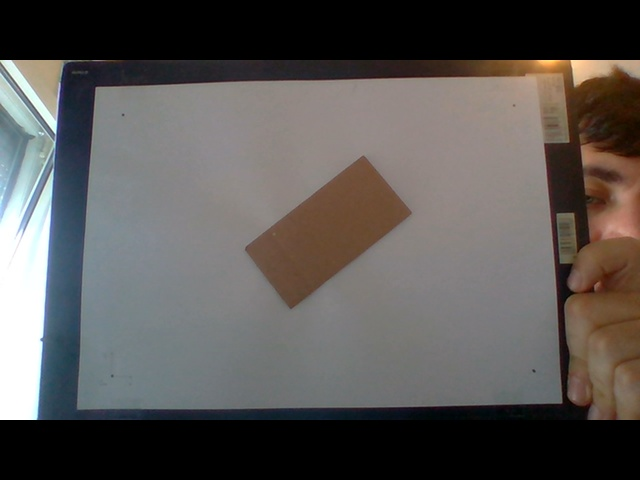
//> input picture LV3/Scene_Img.jpg, 640 x 480 px
$ ./LV3   (built with g++ and OpenCV 4)
//> lines starting //> are read from the running program, lines starting //| are printed output that depends on the picture; after the words box and inside, x2 and y2 are one past the last pixel; in counts of white or black regions, pixels touching at a corner belong together
#include "opencv2/imgcodecs.hpp"
#include "opencv2/highgui.hpp"
#include "opencv2/imgproc.hpp"
#include "opencv2/calib3d.hpp"
#include "opencv2/core.hpp"
#include <iostream>
#include <cmath>

using namespace cv;
using namespace std;

int cnt(0);

struct Data1 {

	Mat img, img_copy;
	vector<Point> points;

};

struct Data2 {

	Mat img, cameraMatrix, distCoeffs, rmat, tvec;
	vector<Point3f> object_points;
	vector<Point2f> img_points;

};

// [144 lines left out: functions onMouse, onMouse2, not called in this run]

int main(int argc, char** argv) {

	//First CameraCalib folder is located two folders above current location

	Mat edges, coloredEdges, scene = imread("../../CameraCalib/CameraCalib/Scene_Img.jpg", IMREAD_GRAYSCALE);
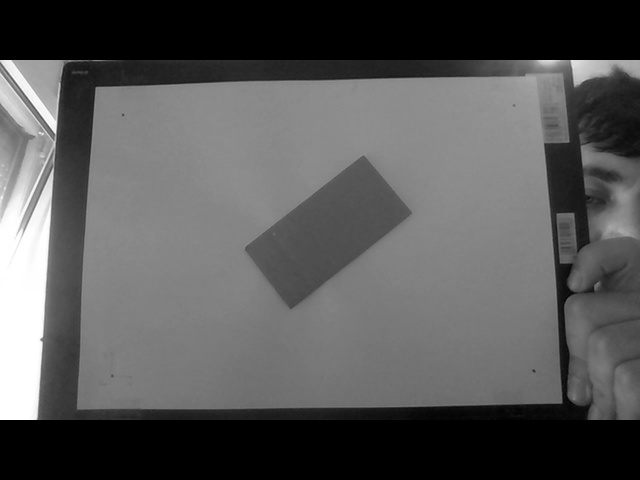
//> scene: 480 rows x 640 cols, CV_8UC1; min 0, max 255, mean 87.6
	Data1 d1;

	d1.img = scene;
	d1.img_copy = scene.clone();

	if (scene.empty()) {
		cout << " Error opening image " << endl;
		cout << " Program Arguments: [image_name -- default Scene_Img.jpg]" << endl;
		return -1;
	}

	//Cropping the image

	namedWindow("Cropping the image", WINDOW_AUTOSIZE);
	setMouseCallback("Cropping the image", onMouse, &d1);
	imshow("Cropping the image", scene);
	waitKey(0);
	destroyAllWindows();

	//Cropped image

	scene = d1.img;

	//Edge detection

	Canny(scene, edges, 50, 200, 3);
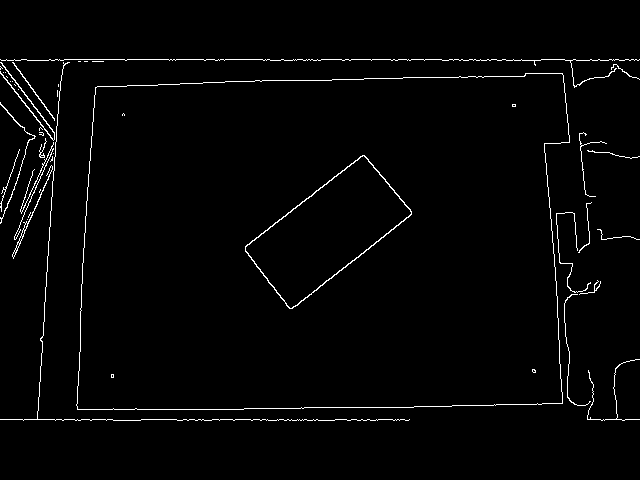
//> edges: 480 rows x 640 cols, CV_8UC1; 1.9% white in thin lines or dots, all inside (x1, y1, x2, y2) = (0, 59, 640, 421)

	namedWindow("Edges", WINDOW_AUTOSIZE);
	imshow("Edges", edges);
	waitKey(0);
	destroyAllWindows();

	// Copy edges to the images that will display the results in BGR

	cvtColor(edges, coloredEdges, COLOR_GRAY2BGR);
	Mat cE_copy = coloredEdges.clone();

	// Standard Hough Line Transform

	vector<Vec2f> lines; // will hold the results of the detection

	HoughLines(edges, lines, 1, CV_PI / 180, 100, 0, 0); // runs the actual detection
//> lines = 19 lines (rho, theta), first 12: [59, 1.57], [419, 1.57], [413, 1.55], [85, 1.55], [65, 0.07], [409, 1.57], [345, 0.91], [422, 0.91], [90, 1.54], [101, 0.07], [-540, 3.09], [-529, 3.05]

	// Draw the lines

	for (size_t i = 0; i < lines.size(); i++)
	{
		float rho = lines[i][0], theta = lines[i][1];
		Point pt1, pt2;
		double a = cos(theta), b = sin(theta);
		double x0 = a * rho, y0 = b * rho;
		pt1.x = cvRound(x0 + 1000 * (-b));
		pt1.y = cvRound(y0 + 1000 * (a));
		pt2.x = cvRound(x0 - 1000 * (-b));
		pt2.y = cvRound(y0 - 1000 * (a));
		line(coloredEdges, pt1, pt2, Scalar(0, 0, 255), 3, LINE_AA);
	}
//> this loop made 19 passes
//> (rho, theta, a, b, x0, y0) on passes 1 to 12: (59, 1.57, -4.37e-08, 1, -2.58e-06, 59), (419, 1.57, -4.37e-08, 1, -1.83e-05, 419), (413, 1.55, 0.0175, 1, 7.21, 412.9), (85, 1.55, 0.0175, 1, 1.48, 84.99), (65, 0.0698, 0.998, 0.0698, 64.84, 4.53), (409, 1.57, -4.37e-08, 1, -1.79e-05, 409), (345, 0.908, 0.616, 0.788, 212.4, 271.9), (422, 0.908, 0.616, 0.788, 259.8, 332.5), (90, 1.54, 0.0349, 0.999, 3.14, 89.95), (101, 0.0698, 0.998, 0.0698, 100.8, 7.05), (-540, 3.09, -0.999, 0.0523, 539.3, -28.26), (-529, 3.05, -0.996, 0.0872, 527, -46.11)
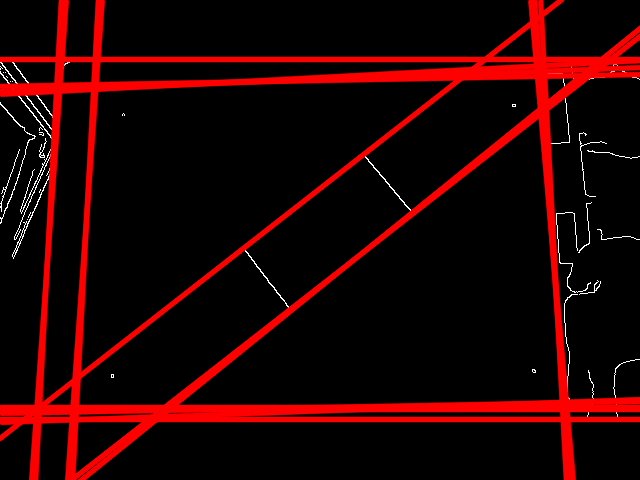
//> coloredEdges: 480 rows x 640 cols, CV_8UC3; mean B, G, R 1.7, 1.7, 35.3

	namedWindow("Detected Lines (in red) - Standard Hough Line Transform", WINDOW_AUTOSIZE);
	imshow("Detected Lines (in red) - Standard Hough Line Transform", coloredEdges);

	waitKey(0);

	destroyAllWindows();

	//Drawing the dominant line

	float rho = lines[0][0], theta = lines[0][1];
//> rho = 59; theta = 1.57
	Point pt1, pt2;
	double a = cos(theta), k = sin(theta);
//> a = -4.37e-08; k = 1
	double x0 = a * rho, y0 = k * rho;
//> x0 = -2.58e-06; y0 = 59
	pt1.x = cvRound(x0 + 1000 * (-k));
//> pt1 = Point(-1000, 0)
	pt1.y = cvRound(y0 + 1000 * (a));
//> pt1 = Point(-1000, 59)
	pt2.x = cvRound(x0 - 1000 * (-k));
//> pt2 = Point(1000, 0)
	pt2.y = cvRound(y0 - 1000 * (a));
//> pt2 = Point(1000, 59)
	line(cE_copy, pt1, pt2, Scalar(0, 0, 255), 3, LINE_AA);
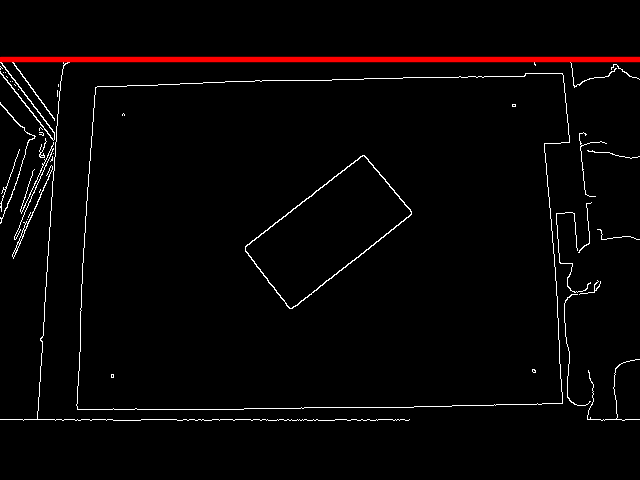
//> cE_copy: 480 rows x 640 cols, CV_8UC3; mean B, G, R 4.3, 4.3, 7.2

	namedWindow("Dominant line", WINDOW_AUTOSIZE);
	imshow("Dominant line", cE_copy);

	waitKey(0);

	destroyAllWindows();

	//Entering real parameters

	float theta_real, ro_real;

	cout << "Enter real line parameters: " << endl << endl;
	cout << "Enter the distance: " << endl << endl;
	cin >> ro_real;
//> the answer given: 2
	cout << endl << endl << "Enter the angle: " << endl << endl;
	cin >> theta_real;
//> the answer given: 45

	//Calculating Rotation matrix and Translation vector

	Data2 d2;

	d2.img = scene;

	FileStorage fsL("../../CameraCalib/CameraCalib/cameraparams.xml", FileStorage::READ);
	fsL["camera_matrix"] >> d2.cameraMatrix;
	fsL["distortion_coefficients"] >> d2.distCoeffs;
	fsL.release();

	vector<Point3f> objectPoints;

	objectPoints.push_back(Point3f(0, 17, 0));
	objectPoints.push_back(Point3f(26, 17, 0));
	objectPoints.push_back(Point3f(26, 0, 0));
	objectPoints.push_back(Point3f(0, 0, 0));

	d2.object_points = objectPoints;

	namedWindow("Selecting corresponding points", WINDOW_AUTOSIZE);
	setMouseCallback("Selecting corresponding points", onMouse2, &d2);
	imshow("Selecting corresponding points", scene);
	waitKey(0);
	destroyAllWindows();

	Mat R = d2.rmat, t = d2.tvec, cameraMatrix = d2.cameraMatrix;


	//Calculating line parameters in paper coordinate system

	Mat A, b;

//> (the run ends here: the program stops with an error, at `gemm(cameraMatrix,R,1.0,Mat(),0.0,A);`)
